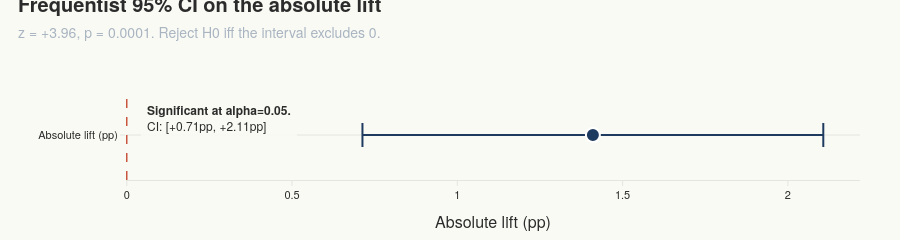

The cell this chart's notebook holds for it:
### Code cell
# Visual 2 — forest-style lift CI against the zero line.
labels = ["Absolute lift (pp)"]
fig_ci = go.Figure()
fig_ci.add_trace(
    go.Scatter(
        x=[freq.lift_abs * 100],
        y=labels,
        mode="markers",
        marker={"color": COLOR_PRIMARY, "size": 14, "line": {"color": "white", "width": 2}},
        error_x={
            "type": "data",
            "symmetric": False,
            "array": [(freq.ci_high_abs - freq.lift_abs) * 100],
            "arrayminus": [(freq.lift_abs - freq.ci_low_abs) * 100],
            "color": COLOR_PRIMARY,
            "thickness": 2,
            "width": 12,
        },
        hovertemplate="Lift: %{x:+.3f}pp<extra></extra>",
        showlegend=False,
    )
)
fig_ci.add_vline(
    x=0.0,
    line={"color": COLOR_ACCENT, "width": 1.5, "dash": "dash"},
)
fig_ci.update_xaxes(title_text="Absolute lift (pp)", zeroline=False)
fig_ci.update_yaxes(showticklabels=True, title_text="")
fig_ci.update_layout(title="Frequentist 95% CI on the absolute lift")
apply_sfl_theme(
    fig_ci,
    height=240,
    subtitle=(
        f"z = {freq.z_stat:+.2f}, p = {freq.p_value:.4f}. "
        f"Reject H0 iff the interval excludes 0."
    ),
)
add_insight_annotation(
    fig_ci,
    text=(
        f"<b>{'Significant' if freq.significant else 'Not significant'} at alpha=0.05.</b><br>"
        f"CI: [{freq.ci_low_abs * 100:+.2f}pp, {freq.ci_high_abs * 100:+.2f}pp]"
    ),
    x=0.02, y=0.95,
    xref="paper", yref="paper",
    arrow=False,
)
fig_ci.show()

### Figure 1 — Plotly figure (JSON) as saved in the notebook; plotly's stock layout.template omitted (floating-point values rounded to 4 significant figures)
{"data": [{"error_x": {"array": [0.6971], "arrayminus": [0.6971], "color": "#1F3A5F", "symmetric": false, "thickness": 2, "type": "data", "width": 12}, "hovertemplate": "Lift: %{x:+.3f}pp<extra></extra>", "marker": {"color": "#1F3A5F", "line": {"color": "white", "width": 2}, "size": 14}, "mode": "markers", "showlegend": false, "type": "scatter", "x": [1.41], "y": ["Absolute lift (pp)"]}], "layout": {"annotations": [{"align": "left", "arrowcolor": "#C8553D", "arrowhead": 2, "arrowsize": 1, "arrowwidth": 1.2, "ax": 0, "ay": 0, "bgcolor": "rgba(250, 250, 245, 0.92)", "bordercolor": "#A8B4C0", "borderpad": 6, "borderwidth": 0, "font": {"color": "#2B2B2B", "family": "Helvetica Neue, Helvetica, Arial, sans-serif", "size": 12}, "showarrow": false, "text": "<b>Significant at alpha=0.05.</b><br>CI: [+0.71pp, +2.11pp]", "x": 0.02, "xref": "paper", "y": 0.95, "yref": "paper"}], "font": {"color": "#2B2B2B", "family": "Helvetica Neue, Helvetica, Arial, sans-serif", "size": 13}, "height": 240, "hoverlabel": {"bgcolor": "white", "bordercolor": "#1F3A5F", "font": {"color": "#2B2B2B", "family": "Helvetica Neue, Helvetica, Arial, sans-serif", "size": 12}}, "legend": {"bgcolor": "rgba(0,0,0,0)", "bordercolor": "#E4E4E0", "borderwidth": 0, "font": {"color": "#2B2B2B", "size": 12}}, "margin": {"b": 60, "l": 70, "r": 40, "t": 90}, "paper_bgcolor": "#FAFAF5", "plot_bgcolor": "#FAFAF5", "shapes": [{"line": {"color": "#C8553D", "dash": "dash", "width": 1.5}, "type": "line", "x0": 0.0, "x1": 0.0, "xref": "x", "y0": 0, "y1": 1, "yref": "y domain"}], "title": {"font": {"color": "#2B2B2B", "size": 20}, "text": "<b>Frequentist 95% CI on the absolute lift</b><br><span style='font-size:14px;color:#A8B4C0'>z = +3.96, p = 0.0001. Reject H0 iff the interval excludes 0.</span>", "x": 0.02, "xanchor": "left", "y": 0.95, "yanchor": "top"}, "xaxis": {"linecolor": "#E4E4E0", "linewidth": 1, "showgrid": false, "showline": true, "tickcolor": "#E4E4E0", "tickfont": {"color": "#2B2B2B", "size": 11}, "ticks": "outside", "title": {"text": "Absolute lift (pp)"}, "zeroline": false}, "yaxis": {"gridcolor": "#E4E4E0", "gridwidth": 1, "showgrid": true, "showline": false, "showticklabels": true, "tickcolor": "#E4E4E0", "tickfont": {"color": "#2B2B2B", "size": 11}, "ticks": "outside", "title": {"text": ""}, "zeroline": false}}}
